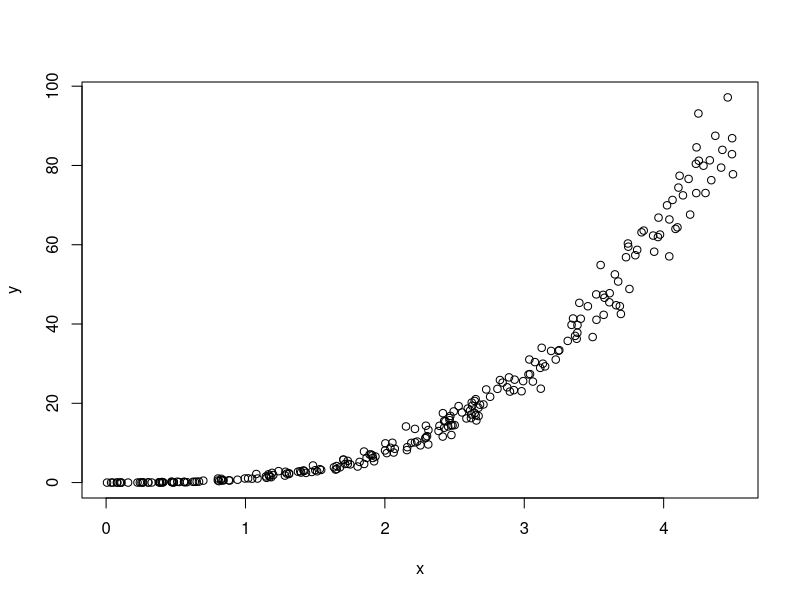
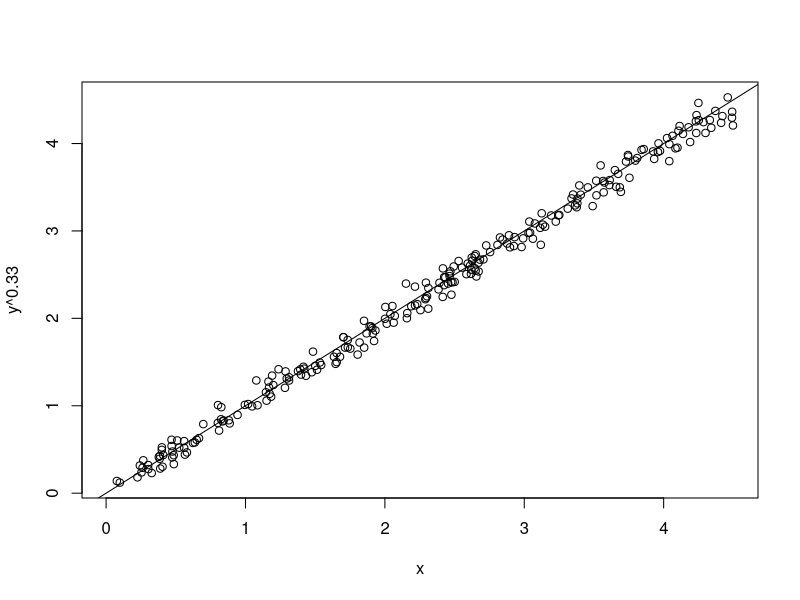
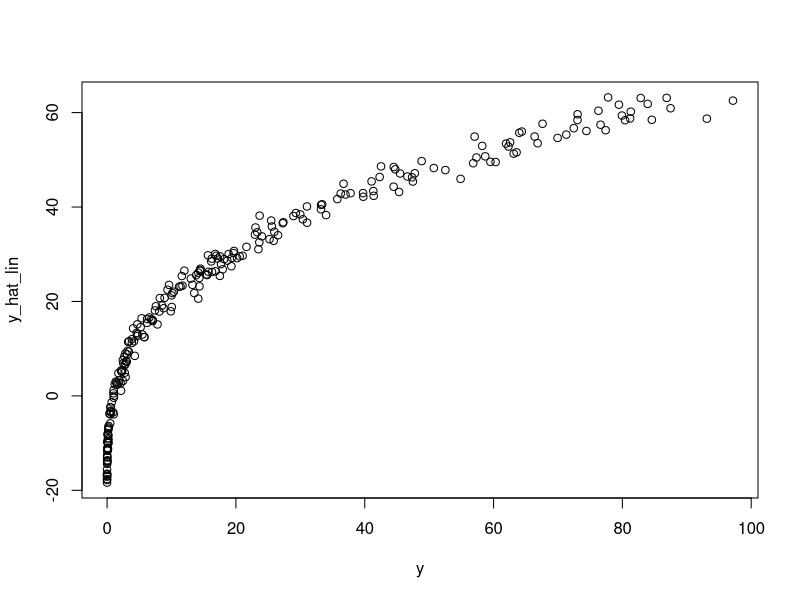

These figures' R source, in order: (Note: this script raises an error after producing the figures.)
####
#### Attempt to reproduce the inverse response plot and generated example of
#### Figure 3.28 in the book.
####

library(minpack.lm)
library(car)

## Simulate the data.
n <- 250
beta_0 <- 0
beta_1 <- 1
sg <- 0.1

x <- runif(n, 0, 4.5)
y <- (beta_0 + beta_1 * x + rnorm(n, 0, sg)) ^ 3
y <- y + min(y) + 1e-5

plot(x, y)

plot(x, y ^ 0.33)
abline(beta_0, beta_1)

## Fit linear regression model to the data.
fit_lin <- lm(y ~ x)
y_hat_lin <- fitted(fit_lin)

## Inverse response plot.
plot(y, y_hat_lin)

## Use 'inverseResponsePlot' function from 'car' package to use 'nls' to find
## optimal lambda in the function
##
## y_hat = b0 + b1 x y ^ lambda
##
## Note that the 'alr' package mentioned in the book and some of the class code
## has been deprecated.

inverseResponsePlot(fit_lin)

####
#### Demonstrate property of leverage statistics: h_{ii} = \sum_j h_{ij}^2.
####

n <- 10
sg <- 0.1
beta_0 <- 0
beta_1 <- 1

x <- runif(n, 0, 1)
y <- beta_0 + beta_1 * x + rnorm(n, 0, sg)

plot(x, y)

## Design and hat matrices.
X <- cbind(1, x)
H <- X %*% solve(t(X) %*% X) %*% t(X)

H[1, 1]
sum(H[, 1] ^ 2)
